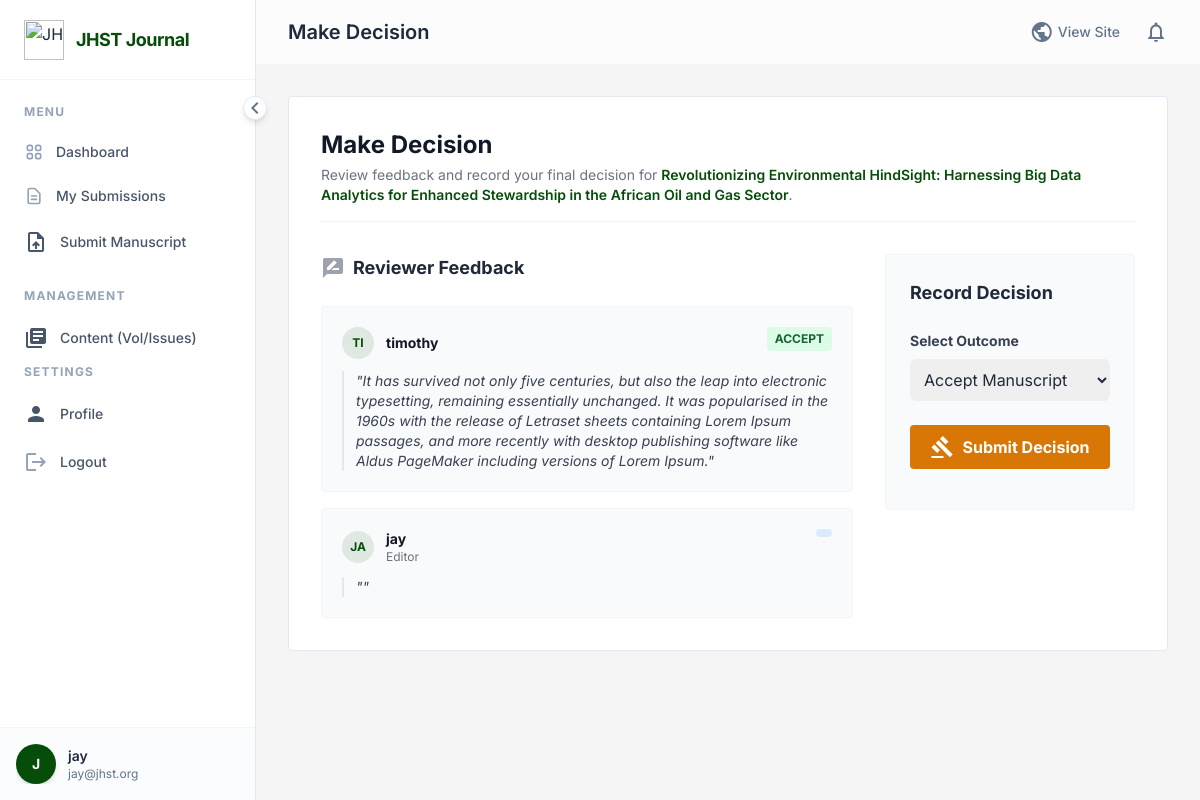
Screenshot of /make_decision/3/ (signed in) with the database file from the repository.
### journal/models.py (models this page shows, shortened)
class User(AbstractUser):
    is_researcher = models.BooleanField(default=False)
    is_reviewer = models.BooleanField(default=False)
    is_editor = models.BooleanField(default=False)
    affiliation = models.CharField(max_length=255, blank=True)

class Manuscript(models.Model):
    STATUS_CHOICES = [
        ('submitted', 'Submitted'),
        ('under_review', 'Under Review'),
        ('accepted', 'Accepted'),
        ('rejected', 'Rejected'),
        ('published', 'Published'),
    ]
    title = models.CharField(max_length=255)
    abstract = models.TextField()
    file = models.FileField(upload_to='manuscripts/')
    co_authors = models.CharField(max_length=500, blank=True, help_text="Names of co-authors, separated by commas")
    affiliations = models.TextField(blank=True, help_text="Author affiliations")
    author = models.ForeignKey(User, on_delete=models.CASCADE, related_name='manuscripts')
    reviewer = models.ForeignKey(User, on_delete=models.SET_NULL, null=True, blank=True, related_name='assigned_manuscripts')
    submitted_date = models.DateTimeField(auto_now_add=True)
    status = models.CharField(max_length=20, choices=STATUS_CHOICES, default='submitted')
    keywords = models.CharField(max_length=255, help_text="Comma-separated keywords")

class Review(models.Model):
    RECOMMENDATION_CHOICES = [
        ('accept', 'Accept'),
        ('revise', 'Revise'),
        ('reject', 'Reject'),
    ]
    manuscript = models.ForeignKey(Manuscript, on_delete=models.CASCADE, related_name='reviews')
    reviewer = models.ForeignKey(User, on_delete=models.CASCADE, related_name='reviews')
    date_assigned = models.DateTimeField(auto_now_add=True)
    due_date = models.DateTimeField(null=True, blank=True)
    date_completed = models.DateTimeField(null=True, blank=True)
    comments = models.TextField(blank=True)
    recommendation = models.CharField(max_length=20, choices=RECOMMENDATION_CHOICES, blank=True)

### journal/views.py (the view, shortened to what this page needs)
# urls.py: path('make_decision/<int:manuscript_id>/', views.make_decision, name='make_decision'),
@login_required
def make_decision(request, manuscript_id):
    if not request.user.is_editor:
        return redirect('dashboard')
    manuscript = get_object_or_404(Manuscript, id=manuscript_id)
    reviews = manuscript.reviews.all()
    return render(request, 'dashboard/make_decision.html', {'manuscript': manuscript, 'reviews': reviews})

### templates/dashboard/make_decision.html (shortened to what this page needs)
﻿{% extends 'dashboard/dashboard_base.html' %} {% block dashboard_title %}Make
Decision{% endblock %} {% block content %}
<div class="max-w-5xl mx-auto">
  <div
    class="bg-white dark:bg-card-dark border border-border-light dark:border-border-dark rounded p-8"
  >
    <div class="mb-8 border-b border-gray-100 dark:border-gray-700 pb-4">
      <h2 class="text-2xl font-display font-bold text-gray-900 dark:text-white">
        Make Decision
      </h2>
      <p class="text-sm text-gray-500 mt-1">
        Review feedback and record your final decision for
        <span class="font-semibold text-primary">{{ manuscript.title }}</span>.
      </p>
    </div>
    <div class="grid grid-cols-1 lg:grid-cols-3 gap-8">
      <div class="lg:col-span-2 space-y-6">
        <h3
          class="text-lg font-bold text-gray-800 dark:text-gray-200 flex items-center"
        >
          <span class="material-icons text-gray-400 mr-2 text-base"
            >rate_review</span
          >
          Reviewer Feedback
        </h3>
        {% if reviews %}
        <div class="space-y-4">
          {% for review in reviews %}
          <div
            class="bg-gray-50 dark:bg-gray-800 p-5 rounded border border-gray-100 dark:border-gray-700"
          >
            <div class="flex justify-between items-start mb-3">
              <div class="flex items-center">
                <div
                  class="h-8 w-8 rounded-full bg-primary/10 flex items-center justify-center text-primary font-bold text-xs uppercase mr-3"
                >
                  {{ review.reviewer.username|slice:":2" }}
                </div>
                <div>
                  <p class="text-sm font-bold text-gray-900 dark:text-white">
                    {{ review.reviewer.username }}
                  </p>
                  <p class="text-xs text-gray-500">
                    {{ review.reviewer.affiliation }}
                  </p>
                </div>
              </div>
              <span
                class="px-2 py-1 rounded text-xs font-bold uppercase {% if review.recommendation == 'accept' %}bg-green-100 text-green-800 {% elif review.recommendation == 'reject' %}bg-red-100 text-red-800 {% else %}bg-blue-100 text-blue-800{% endif %}"
              >
                {{ review.get_recommendation_display }}
              </span>
            </div>
            <p
              class="text-gray-700 dark:text-gray-300 text-sm italic border-l-2 border-gray-200 dark:border-gray-600 pl-3"
            >
              "{{ review.comments }}"
            </p>
          </div>
          {% endfor %}
        </div>
        {% endif %}
      </div>
      <div class="lg:col-span-1">
        <div
          class="bg-gray-50 dark:bg-gray-800 p-6 rounded border border-gray-100 dark:border-gray-700 sticky top-6"
        >
          <h3 class="text-lg font-bold text-gray-800 dark:text-gray-200 mb-4">
            Record Decision
          </h3>
          <form method="post" class="space-y-6">
            <div>
              <label
                for="decision"
                class="block text-sm font-bold text-gray-700 dark:text-gray-300 mb-2"
              >
                Select Outcome
              </label>
              <select
                name="decision"
                id="decision"
                class="w-full rounded-md border-gray-300 focus:border-primary focus:ring focus:ring-primary focus:ring-opacity-50 dark:bg-gray-700 dark:border-gray-600 dark:text-white p-2.5"
              >
                <option value="accepted">Accept Manuscript</option>
              </select>
            </div>
            <button
              type="submit"
              class="w-full bg-amber-600 text-white font-bold py-2.5 px-4 rounded hover:bg-amber-700 transition flex justify-center items-center"
            >
              <span class="material-icons text-sm mr-2">gavel</span> Submit
              Decision
            </button>
          </form>
        </div>
      </div>
    </div>
  </div>
</div>
{% endblock %}

### templates/dashboard/dashboard_base.html (shortened to what this page needs)
{% load static %}
<!DOCTYPE html>
<html lang="en" class="scroll-smooth">
  <head>
    <script src="https://cdn.tailwindcss.com"></script>
  </head>
  <body
    class="bg-[#ededed]/50 dark:bg-bg-dark text-slate-800 dark:text-gray-100 font-sans antialiased min-h-screen flex overflow-hidden"
  >
    <aside
      id="sidebar"
      class="bg-white dark:bg-card-dark border-r border-slate-200 dark:border-slate-700 flex flex-col fixed h-full z-40 sidebar-transition w-64 shadow-2xl md:shadow-none transform -translate-x-full md:translate-x-0"
    >
      <div
        class="h-20 flex items-center px-6 border-b border-slate-100 dark:border-slate-800/50"
      >
        <a
          href="{% url 'index' %}"
          class="flex items-center gap-3 overflow-hidden whitespace-nowrap"
        >
          <img
            src="{% static 'assets/images/jhst-logo.png' %}"
            alt="JHST Logo"
            class="h-10 w-auto object-contain flex-shrink-0"
          />
          <span
            class="font-display font-bold text-lg tracking-tight text-primary dark:text-white sidebar-header-text transition-opacity duration-300"
          >
            JHST Journal
          </span>
        </a>
      </div>
      <nav class="flex-1 overflow-y-auto py-6 px-3 space-y-1 no-scrollbar">
        <div class="mb-6">
          <p
            class="px-3 text-xs font-bold text-slate-400 uppercase tracking-widest mb-3 section-label transition-opacity duration-300"
          >
            Menu
          </p>
          <a
            href="{% url 'dashboard' %}"
            class="sidebar-link group flex items-center px-3 py-2.5 text-sm font-medium text-slate-600 dark:text-gray-300 rounded hover:text-primary dark:hover:text-white transition-colors duration-200 mb-1 {% if request.resolver_match.url_name == 'dashboard' %}active{% endif %}"
            title="Dashboard"
          >
            <span class="link-text whitespace-nowrap">Dashboard</span>
          </a>
          <a
            href="{% url 'my_submissions' %}"
            class="sidebar-link group flex items-center px-3 py-2.5 text-sm font-medium text-slate-600 dark:text-gray-300 rounded hover:text-primary dark:hover:text-white transition-colors duration-200 mb-1 {% if request.resolver_match.url_name == 'my_submissions' %}active{% endif %}"
            title="My Submissions"
          >
            <span class="link-text whitespace-nowrap">My Submissions</span>
          </a>
          {% if user.is_researcher %}
          <a
            href="{% url 'submit_manuscript' %}"
            class="sidebar-link group flex items-center px-3 py-2.5 text-sm font-medium text-slate-600 dark:text-gray-300 rounded hover:text-primary dark:hover:text-white transition-colors duration-200 mb-1"
            title="Submit Manuscript"
          >
            <span
              class="material-icons text-xl mr-3 group-hover:text-primary transition-colors"
              >upload_file</span
            >
            <span class="link-text whitespace-nowrap">Submit Manuscript</span>
          </a>
          {% endif %}
        </div>
        {% if user.is_editor %}
        <div class="mb-6">
          <p
            class="px-3 text-xs font-bold text-slate-400 uppercase tracking-widest mb-3 section-label transition-opacity duration-300"
          >
            Management
          </p>
          <a
            href="{% url 'manage_volumes' %}"
            class="sidebar-link group flex items-center px-3 py-2.5 text-sm font-medium text-slate-600 dark:text-gray-300 rounded hover:text-primary dark:hover:text-white transition-colors duration-200 mb-1 {% if request.resolver_match.url_name == 'manage_volumes' %}active{% endif %}"
            title="Volumes & Issues"
          >
            <span
              class="material-icons text-xl mr-3 group-hover:text-primary transition-colors"
              >library_books</span
            >
            <span class="link-text whitespace-nowrap"
              >Content (Vol/Issues)</span
            >
          </a>
        </div>
        {% endif %}
        <div class="mb-6">
          <p
            class="px-3 text-xs font-bold text-slate-400 uppercase tracking-widest mb-3 section-label transition-opacity duration-300"
          >
            Settings
          </p>
          <a
            href="{% url 'profile' %}"
            class="sidebar-link group flex items-center px-3 py-2.5 text-sm font-medium text-slate-600 dark:text-gray-300 rounded hover:text-primary dark:hover:text-white transition-colors duration-200 mb-1 {% if request.resolver_match.url_name == 'profile' %}active{% endif %}"
            title="Profile"
          >
            <span
              class="material-icons text-xl mr-3 group-hover:text-primary transition-colors"
              >person</span
            >
            <span class="link-text whitespace-nowrap">Profile</span>
          </a>
          <form action="{% url 'logout' %}" method="post" class="w-full">
            <button
              type="submit"
              class="sidebar-link group w-full flex items-center px-3 py-2.5 text-sm font-medium text-slate-600 dark:text-gray-300 rounded hover:bg-red-50 dark:hover:bg-red-900/10 hover:text-red-600 transition-colors duration-200"
              title="Logout"
            >
              <span
                class="material-icons text-xl mr-3 text-slate-400 group-hover:text-red-500 transition-colors"
                >logout</span
              >
              <span class="link-text whitespace-nowrap">Logout</span>
            </button>
          </form>
        </div>
      </nav>
      <div
        class="p-4 border-t border-slate-100 dark:border-slate-800/50 bg-slate-50/50 dark:bg-slate-900/50"
      >
        <div class="flex items-center overflow-hidden whitespace-nowrap">
          <div
            class="h-10 w-10 rounded-full bg-primary text-white flex items-center justify-center font-bold text-sm shadow-md flex-shrink-0"
          >
            {{ user.username|slice:":1"|upper }}
          </div>
          <div class="ml-3 user-info transition-opacity duration-300">
            <p class="text-sm font-semibold text-slate-800 dark:text-gray-200">
              {{ user.username }}
            </p>
            <p class="text-xs text-slate-500 truncate max-w-[140px]">
              {{ user.email }}
            </p>
          </div>
        </div>
      </div>
      <button
        id="sidebar-collapse-btn"
        class="absolute -right-3 top-24 bg-white dark:bg-slate-800 border border-slate-200 dark:border-slate-600 rounded-full p-1 shadow-md hidden md:flex items-center justify-center text-slate-500 hover:text-primary transition-transform duration-300 z-50 w-6 h-6"
        aria-label="Toggle Sidebar"
      >
        <span
          class="material-icons text-sm transform transition-transform duration-300"
          id="collapse-icon"
          >chevron_left</span
        >
      </button>
    </aside>
    <div
      id="main-content"
      class="flex-1 md:ml-64 flex flex-col h-screen overflow-hidden main-content-transition"
    >
      <header
        class="glass sticky top-0 z-20 h-16 flex items-center justify-between px-6 md:px-8"
      >
        <div class="flex items-center">
          <h1
            class="text-xl font-display font-semibold text-slate-800 dark:text-white hidden sm:block"
          >
            {% block dashboard_title %}Overview{% endblock %}
          </h1>
        </div>
        <div class="flex items-center space-x-6">
          <a
            href="{% url 'index' %}"
            class="text-sm font-medium text-slate-500 hover:text-primary transition-colors flex items-center gap-1"
          >
            <span class="material-icons text-base">public</span>
            <span class="hidden sm:inline">View Site</span>
          </a>
          <div
            class="relative notification-bell cursor-pointer"
            id="notification-bell"
          >
            <span
              class="material-icons text-slate-500 hover:text-primary transition-colors"
              >notifications_none</span
            >
          </div>
        </div>
      </header>
      <main class="p-6 md:p-8 overflow-y-auto flex-1">
        <div class="mx-auto max-w-7xl animate-fade-in-up">
          {% block content %}{% endblock %}
        </div>
      </main>
    </div>
  </body>
</html>

### templates/dashboard/dashboard_base.html (style rules this page uses)
body { font-family: "Inter", sans-serif; }
.sidebar-transition { transition: width 0.3s cubic-bezier(0.4, 0, 0.2, 1), transform 0.3s cubic-bezier(0.4, 0, 0.2, 1); }
.main-content-transition { transition: margin-left 0.3s cubic-bezier(0.4, 0, 0.2, 1); }
.sidebar-link { position: relative; overflow: hidden; }
.sidebar-link::before { content: ""; position: absolute; left: 0; top: 0; bottom: 0; width: 3px; background-color: #054d08; transform: scaleY(0); transition: transform 0.2s ease; border-top-right-radius: 4px; border-bottom-right-radius: 4px; }
.glass { background: rgba(255, 255, 255, 0.7); backdrop-filter: blur(10px); -webkit-backdrop-filter: blur(10px); border-bottom: 1px solid rgba(255, 255, 255, 0.3); }
.no-scrollbar { -ms-overflow-style: none; scrollbar-width: none; }
* { scrollbar-width: thin; scrollbar-color: rgba(156, 163, 175, 0.5) transparent; }
.animate-fade-in-up { animation: fadeInUp 0.5s ease-out forwards; }

### rows the page displays
User: username "J", username "jay", email "jay@jhst.org"
Manuscript: title "Revolutionizing Environmental HindSight: Harnessing Big Data Analytics for Enhanced Stewardship in the African Oil and Gas Sector"
Review: reviewer.username "TI", reviewer.username "timothy", recommendation "ACCEPT", comments "It has survived not only five centuries, but also the leap into electronic typesetting, remaining essentially unchanged. It was popularised in the 1960s with the release of Letraset sheets containing Lorem Ipsum passages, and more recently with desktop publishing software like Aldus PageMaker including versions of Lorem Ipsum."
Review: reviewer.username "JA", reviewer.username "jay", reviewer.affiliation "Editor"
